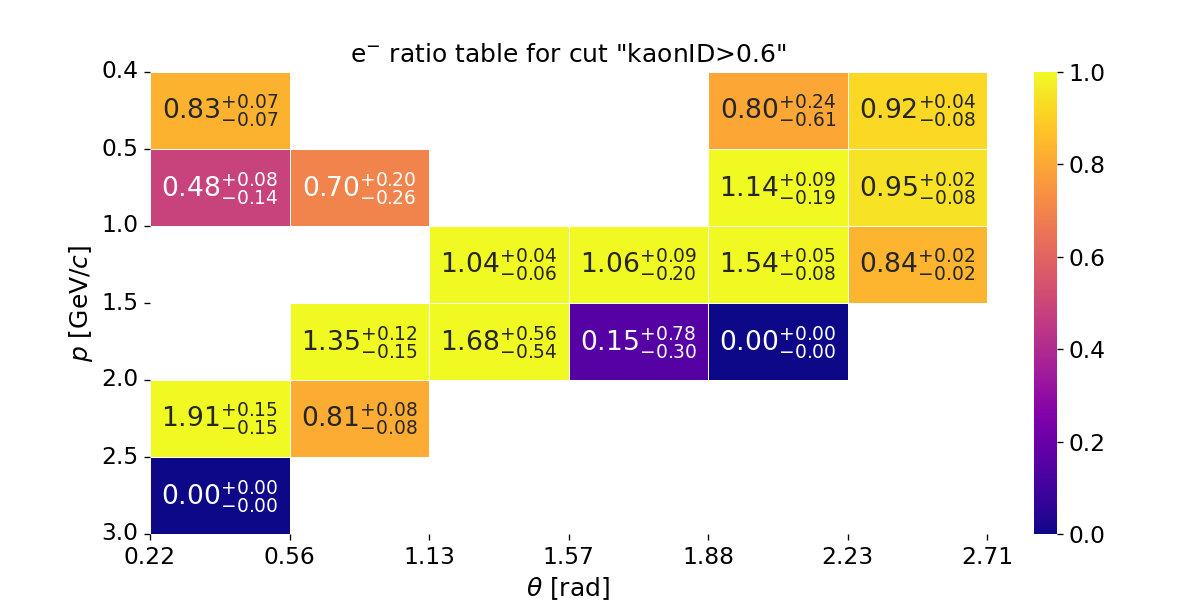

This figure's Python source:
#!/usr/bin/env python3

import os
import sys
import json
import warnings
import itertools
import argparse
import numpy as np
import pandas as pd
import seaborn as sns
import matplotlib.pyplot as plt
import matplotlib.ticker as ticker
from matplotlib.patches import Rectangle
import math

plot_title = 'e$^{-}$ ratio table for cut "kaonID>0.6"'
fig, ax = plt.subplots(1, 1, figsize=(10, 5), dpi=120)

df = pd.read_csv("./kaonID_efficiency_electron.csv")

x_label_name = "theta"
y_label_name = "p"
x_label = [0.22, 0.56, 1.13, 1.57, 1.88, 2.23, 2.71] # theta
y_label = [0.4, 0.5, 1.0, 1.5, 2, 2.5, 3] # p

arr_charge = df["charge"].to_numpy()
arr_p_min = df["p_min"].to_numpy()
arr_p_max = df["p_max"].to_numpy()
arr_theta_min = df["theta_min"].to_numpy()
arr_theta_max = df["theta_max"].to_numpy()
arr_data_MC_ratio = df["data_MC_ratio"].to_numpy()
arr_data_MC_uncertainty_stat_up = df["data_MC_uncertainty_stat_up"].to_numpy()
arr_data_MC_uncertainty_stat_dn = df["data_MC_uncertainty_stat_dn"].to_numpy()
arr_data_MC_uncertainty_sys_up = df["data_MC_uncertainty_sys_up"].to_numpy()
arr_data_MC_uncertainty_sys_dn = df["data_MC_uncertainty_sys_dn"].to_numpy()
arr_data_MC_uncertainty_up = np.sqrt(arr_data_MC_uncertainty_stat_up*arr_data_MC_uncertainty_stat_up+arr_data_MC_uncertainty_sys_up*arr_data_MC_uncertainty_sys_up)
arr_data_MC_uncertainty_dn = np.sqrt(arr_data_MC_uncertainty_stat_dn*arr_data_MC_uncertainty_stat_dn+arr_data_MC_uncertainty_sys_dn*arr_data_MC_uncertainty_sys_dn)

arr = np.empty((len(x_label) - 1,len(y_label) - 1,))
arr[:] = np.nan

annot_labels = [["" for col in range(len(x_label) - 1)] for row in range(len(y_label) - 1)]

for charge, p_min, p_max, theta_min, theta_max, data_MC_ratio, data_MC_uncertainty_up, data_MC_uncertainty_dn in zip(arr_charge, arr_p_min, arr_p_max, arr_theta_min, arr_theta_max, arr_data_MC_ratio, arr_data_MC_uncertainty_up, arr_data_MC_uncertainty_dn):
    if charge == "+":
        continue

    p_index = 0
    theta_index = 0
    for i, temp_p_min in zip(range(0,len(y_label)), y_label):
        if math.isclose(temp_p_min, p_min):
            p_index = i
            break
    for i, temp_theta_min in zip(range(0,len(x_label)), x_label):
        if math.isclose(temp_theta_min, theta_min):
            theta_index = i
            break
    arr[p_index][theta_index] = data_MC_ratio
    annot_labels[p_index][theta_index] = f'{data_MC_ratio:.2f}$^{{+{data_MC_uncertainty_up:.2f}}}_{{-{data_MC_uncertainty_dn:.2f}}}$'


plot_args = {'linewidths': .5, 'fmt': '', 'cbar_kws': {'fraction': .05}, 'vmin': 0, 'vmax': 1, 'cmap': 'plasma'}


sns.heatmap(arr, annot=annot_labels, annot_kws={"fontsize": 16}, ax=ax, **plot_args)

ax.set_xticks(np.arange(0, len(x_label)))
ax.set_xticklabels(np.round(x_label, 4), fontsize=14)

ax.set_yticks(np.arange(0, len(y_label)))
ax.set_yticklabels(np.round(y_label, 4), rotation=0, fontsize=14)

ax.set_xlabel(r"$\theta$ [rad]", fontsize=15)
ax.set_ylabel(r"$p$ [GeV/$c$]", fontsize=15)
ax.set_title(plot_title, fontsize=16)

ax.collections[0].colorbar.ax.tick_params(labelsize=14)

ax.set_title(plot_title, fontsize=15)

plt.savefig('E_minus_kaonID.png')
